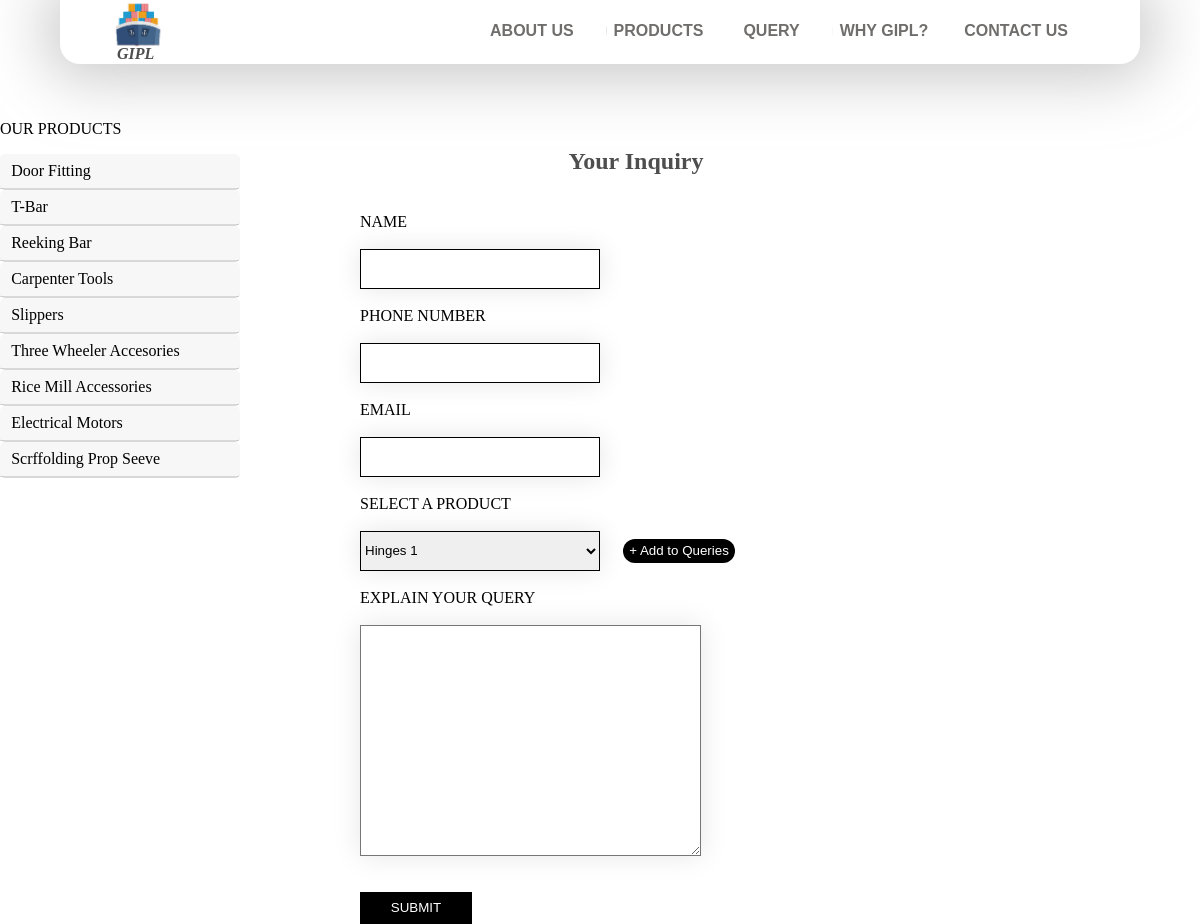
/inquiry, run on the app's committed database.
### mainapp/models.py (models this page shows)
class categories(models.Model):
    name = models.CharField(max_length = 50)
    picture = models.ImageField(upload_to= "category_pictures", blank = False)
    class Meta:
        verbose_name_plural = "Category"
    def __str__(self):
        return self.name

### mainapp/views.py (the view, shortened to what this page needs)
# urls.py: path('inquiry', views.inquiry, name = "inquiry"),
@csrf_exempt
def inquiry(request):
	return render(request, 'inquiry.html', {'products':products.objects.only('name')})

### mainapp/cp.py (called while the page is built)
def return_categories(request):
	names = categories.objects.all()
	cat_list = list(categories.objects.all())
	cat_id = list(categories.objects.only('id'))
	cat_pro = []
	for i in range(1,categories.objects.count()+1):
		cat_current = []
		cat_current.append(cat_list[i-1])
		cat_current.append(list(products.objects.filter(category=cat_id[i-1]).values("name")))
		cat_pro.append(cat_current)
	return {'categories' : cat_pro}

### mainapp/models.py (called while the page is built)
	def __str__(self):
		return self.name

### templates/inquiry.html (shortened to what this page needs)
{% extends 'navbar.html' %}
{% load static %}
{% block extra_links %}
    <link type="text/css" rel = "stylesheet" href = "{% static 'css/inquiry.css' %}">
{% endblock %}
{% block right_container %}
    <div id = "right_container">
        <h1>Your Inquiry</h1>
        <br>
        <form action="{% url 'mainapp:inquiry' %}" method = "POST">
            <div id = "info">
                <label for = "name">NAME</label>
                <br><br>
                <input name = "name" id = "name" type="text">
                <br><br>
                <label for = "contact_no">PHONE NUMBER</label>
                <br><br>
                <input name = "contact_no" id = "contact_no" type = "text">
                <br><br>
                <label for = "email">EMAIL</label>
                <br><br>
                <input name = "email" id = "email" type="text">
                <br><br>
            </div>
            <div id = "message_box">
            <label for = "products_list">SELECT A PRODUCT</label>
            <br><br>
            <select id = "products_list">
                {% for p in products %}
                <option>{{ p }}</option>
                {% endfor %}
            </select>
            <button id = "add_to_q" style = "margin-left: 1.2rem;">+ Add to Queries</button>
            <br><br>
            <label for = "message">EXPLAIN YOUR QUERY</label>
            <br><br>
            <textarea name = "message" id = "message" rows="15" cols="40"></textarea>
            </div>
            <br><br>
            <input id = "submit_button" type="submit" value="SUBMIT">
        </form>
    </div>
{% endblock %}

### templates/navbar.html (shortened to what this page needs)
{% load static %}
<html>
<head>
    <link type="text/css" rel = "stylesheet" href = "{% static 'css/navbar.css' %}">
    <link type="text/css" rel = "stylesheet" href = "{% static 'css/left_dropdown.css' %}">
    {% block extra_links %}
    {% endblock %}
</head>
<body>
    <section id = "main_container">
        <nav class = "fixed-nav-container">
            <div id = "nav_content">
            <div class = "logo"><a style = "text-decoration: none; color: #4E4E4E;" href = "{% url 'mainapp:home' %}"><img src = "{% static 'Images/ship2.PNG' %}">
            <p>GIPL</p></a></div>
            <div class = "desktop">
                <ul>
                    <a href = "{% url 'mainapp:about_us' %}"><li><button>ABOUT US</button></li></a>
                    <a href = "{% url 'mainapp:products' %}"><li><button>PRODUCTS</button></li></a>
                    <a href = "{% url 'mainapp:inquiry' %}"><li><button>QUERY</button></li></a>
                    <a><li><button>WHY GIPL?</button><li></a>
                    <a href = "{% url 'mainapp:contact_us' %}"><li><button>CONTACT US</button></li></a>
                </ul>
            </div>
                </div>
        </nav>
        <div id = "rest_container">
        <div id = "left_sidebar">
            OUR PRODUCTS
            <ul class = "sidebar_category">
                {% for c in categories %}
                <li class = "sidebar_categories" >
                    <div id = "sidebar_categories{{ forloop.counter }}" onClick = "dropdown(this.id)">{{ c.0 }}</div>
                </li>
                {% endfor %}
            </ul>
        </div>
        {% block right_container %}
        {% endblock %}
    </div>
    </section>
</body>
</html>

### static/css/navbar.css (style rules this page uses)
#rest_container { margin-top: 7rem !important; }
html { font-size: 16px; }
body { font-family: heavy_font; padding: 0; margin: 0; }
nav { position: fixed; top: 0; left: 0; right: 0; z-index: 100; width: 90%; margin: 0 auto; height: 4rem; -webkit-box-shadow: 0px 0px 62px 13px rgba(156, 156, 156, 0.56); box-shadow: 0px 0px 62px 13px rgba(156, 156, 156, 0.56); border-bottom-left-radius: 20px; border-bottom-right-radius: 20px; background-color: white; }
#nav_content { color: black; width: 90%; margin: 0 auto; }
#nav_content ul { float: right; margin:0; box-sizing: border-box; height: 3rem; }
.logo { margin: auto 0; width: 5%; height: 100%; float: left; font-weight: bold; font-size: 2rem; font-style: italic; position: absolute; }
.logo img { height: 80%; width: auto; }
.logo p { margin: 0; font-size: 1rem; display: inline-block; margin-top: 2px; margin-left: 3px; transform: translateY(-45%); }
#nav_content li { display: inline-block; margin: auto 0; }
.desktop button { margin: .75rem .5rem; padding-left: 0; box-sizing: border-box; font-weight: bold; color: #706E6C; outline: none; font-size: 1rem; padding: .5rem .5rem; border: 2px solid white; border-radius: 25px; background-color: inherit; cursor: pointer; background: linear-gradient(to right, #4E4E4E 49%, white 50%); background-size: 200% 100%; background-position: right bottom; transition: all .5s ease-out; }
@media only screen and (min-width: 1000px) { .desktop { display: block; } }

### static/css/left_dropdown.css (style rules this page uses)
#rest_container { max-width: 1200px !important; margin: 0 auto; margin-top: 4rem; }
#left_sidebar { font-family: semibold_font !important; margin-top: .5rem !important; width: 20%; float: left; margin-bottom: 1rem; height: 30rem; background: white; }
.sidebar_categories div { font-size: 1rem; padding: .5rem 0; width: 95%; padding-left: .7rem; border-bottom: 1px solid rgba(0,0,0,.125); }
.sidebar_category { list-style: none; padding: 0; }
.sidebar_categories { cursor: pointer; background: rgba(0,0,0,.03); border-radius: 5px; border-bottom: 1px solid rgba(0,0,0,.125); }

### static/css/inquiry.css (style rules this page uses)
#rest_container { margin: 0 auto; margin-top: 7rem; max-width: 1200px; }
#right_container { margin-left: 2rem; margin-top: 1rem; width: 70%; float: right; }
h1 { font-family: heavy_font; color: #4E4E4E; text-align: center; margin-right: 18rem; }
form { position: relative; width: 100%; height: 27rem; }
form label { font-family: semibold_font !important; }
form div { display: inline-block; }
#info { position: absolute; }
#info input, select { border: .5px solid black; width: 15rem; height: 2.5rem; outline: none; box-shadow: rgba(0, 0, 0, 0.1) 0px 0px 2em 0rem; }
select option { font-size: 1rem; outline: none; border: none; }
#add_to_q { background: black; color: white; border-radius: 25px; border: none; height: 1.5rem; cursor: pointer; }
#add_to_q:enabled { outline: none; }
#submit_button { position: absolute; bottom: 0; left: 30%; background-color: black; color: white; height: 2rem; width: 7rem; border: none; cursor: pointer; }
#message_box { position: absolute; right: 10rem; top: 0; }
#message { position: relative; top: 0; box-shadow: rgba(0, 0, 0, 0.1) 0px 0px 2em 0rem; }
@media only screen and (min-width: 600px) and (max-width: 1200px) { form { position: static; } }
@media only screen and (min-width: 600px) and (max-width: 1200px) { #info,#message_box, #submit_button { position: static; display: block; } }

### data on the page
categories: name "Door Fitting"
categories: name "T-Bar"
categories: name "Reeking Bar"
categories: name "Carpenter Tools"
categories: name "Slippers"
categories: name "Three Wheeler Accesories"
categories: name "Rice Mill Accessories"
categories: name "Electrical Motors"
categories: name "Scrffolding Prop Seeve"

### other printed values
form field value "Hinges 1"
